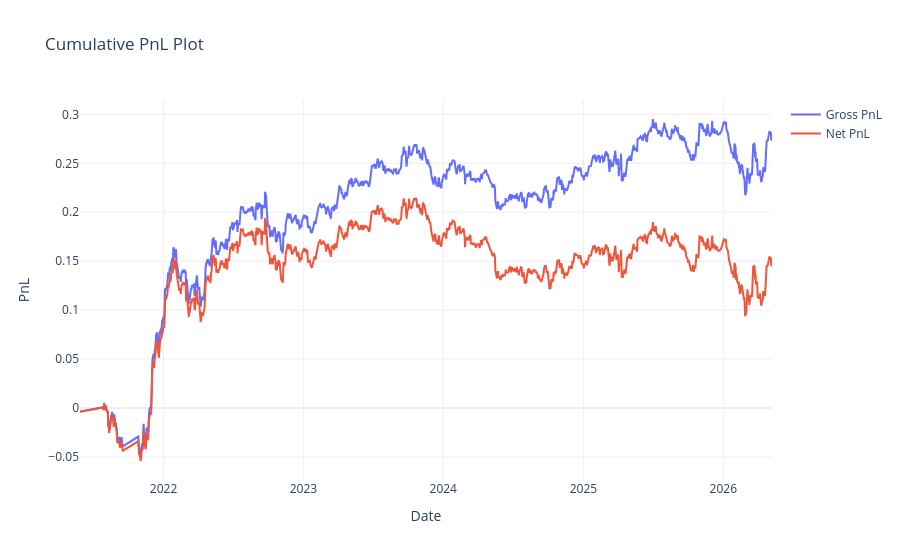

Notebook source saved alongside this figure:
### Markdown cell above
## 6. Backtest

### Code cell
# 1. Isolate the dates and Extract
bt_dates = val_dates
bt_portfolio = portfolio.loc[bt_dates, common_tickers].fillna(0).astype('float64')
bt_returns = returns.loc[bt_dates, common_tickers].fillna(0).astype('float64')
bt_universe = universe.loc[bt_dates, common_tickers]

# 2. Apply the 1-Day Execution Shift (Eliminate Lookahead Bias)
bt_portfolio = bt_portfolio.shift(1).dropna(how='all')

# 3. Align indices
bt_returns = bt_returns.loc[bt_portfolio.index]
bt_universe = bt_universe.loc[bt_portfolio.index]

# ---------------------------------------------------------
# THE FIX: Strict Universe Masking & Safe Reallocation
# ---------------------------------------------------------
# Zero out stocks that fell out of the universe
bt_portfolio = bt_portfolio.where(bt_universe == 1, 0.0)

# Separate into Longs and Shorts to maintain strict Dollar Neutrality
longs = bt_portfolio[bt_portfolio > 0].fillna(0)
shorts = bt_portfolio[bt_portfolio < 0].fillna(0)

# Safe Re-normalization for LONGS (Target Sum = +0.5)
for _ in range(10):
    l_sums = longs.sum(axis=1)
    needs_adj = (l_sums > 0) & ((l_sums - 0.5).abs() > 1e-5)
    if not needs_adj.any(): break
    longs.loc[needs_adj] = longs.loc[needs_adj].div(l_sums[needs_adj], axis=0) * 0.5
    longs = longs.clip(upper=0.1) # Hard enforce max limit

# Safe Re-normalization for SHORTS (Target Sum = -0.5)
for _ in range(10):
    s_sums = shorts.abs().sum(axis=1)
    needs_adj = (s_sums > 0) & ((s_sums - 0.5).abs() > 1e-5)
    if not needs_adj.any(): break
    shorts.loc[needs_adj] = shorts.loc[needs_adj].div(s_sums[needs_adj], axis=0) * 0.5
    shorts = shorts.clip(lower=-0.1) # Hard enforce max limit

# Recombine the perfectly balanced, strictly limited portfolio
bt_portfolio = longs + shorts
# ---------------------------------------------------------

# 4. Filter out inactive days to speed up backtest
active_mask = bt_portfolio.abs().sum(axis=1) > 1e-10
bt_portfolio = bt_portfolio.loc[active_mask]
bt_returns = bt_returns.loc[active_mask]
bt_universe = bt_universe.loc[active_mask]

print(f'Backtest period: {bt_portfolio.index[0].date()} → {bt_portfolio.index[-1].date()}')
print(f'Active trading days: {len(bt_portfolio)}')

# 5. Run the strict QRT Backtester
net_sharpe, gross_pnl = backtest_portfolio(
    bt_portfolio, bt_returns, bt_universe,
    plot_=True, print_=True
)

cumulative_pnl = gross_pnl.cumsum()
max_drawdown = (cumulative_pnl - cumulative_pnl.cummax()).min()
print(f'Max Drawdown: {max_drawdown:.4f}')
print(f'Final Cumulative PnL: {cumulative_pnl.iloc[-1]:.4f}')

### Figure 1 — Plotly figure (JSON) as saved in the notebook; plotly's stock layout.template omitted (floating-point values rounded to 4 significant figures; data arrays with more than 128 entries replaced by an {"elided": "..."} marker saying what was removed)
{"data": [{"mode": "lines", "name": "Gross PnL", "type": "scatter", "x": {"elided": "1175 str values"}, "y": {"elided": "1175 float values"}}, {"mode": "lines", "name": "Net PnL", "type": "scatter", "x": {"elided": "1175 str values"}, "y": {"elided": "1175 float values"}}], "layout": {"showlegend": true, "title": {"text": "Cumulative PnL Plot"}, "xaxis": {"title": {"text": "Date"}}, "yaxis": {"title": {"text": "PnL"}}}}
